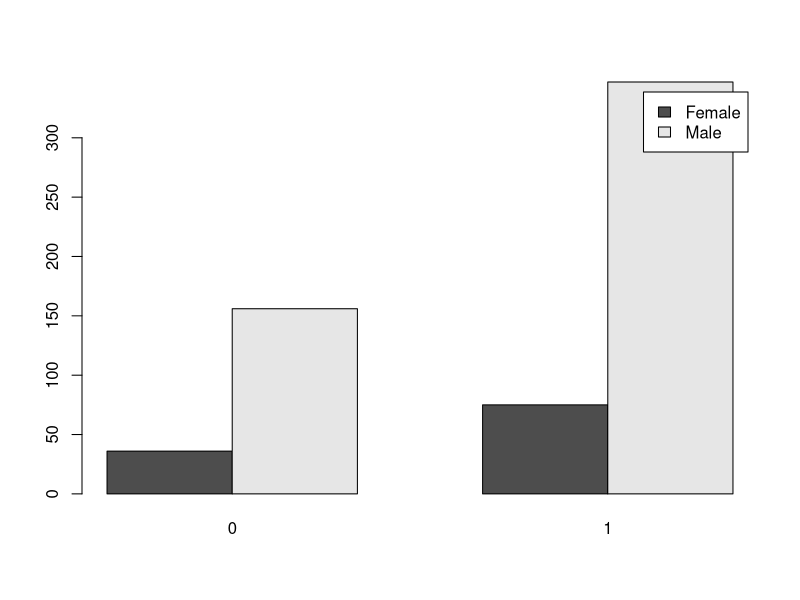
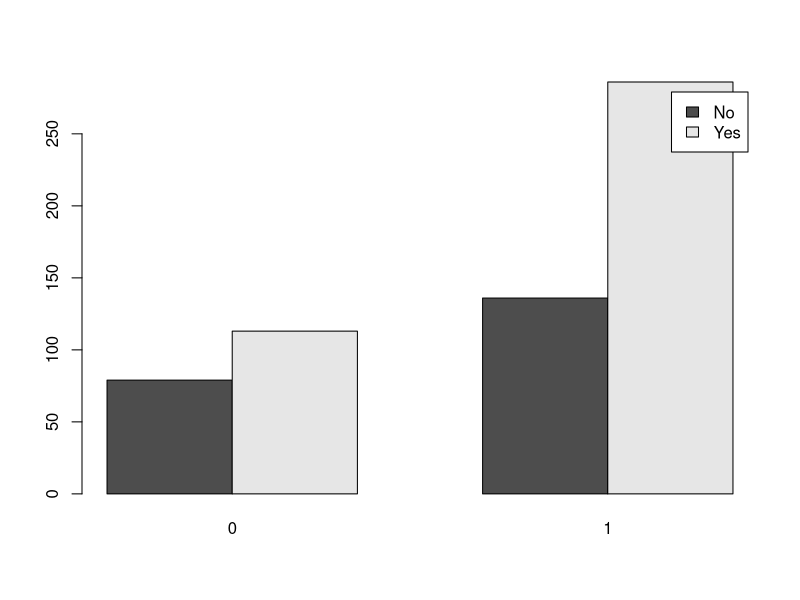
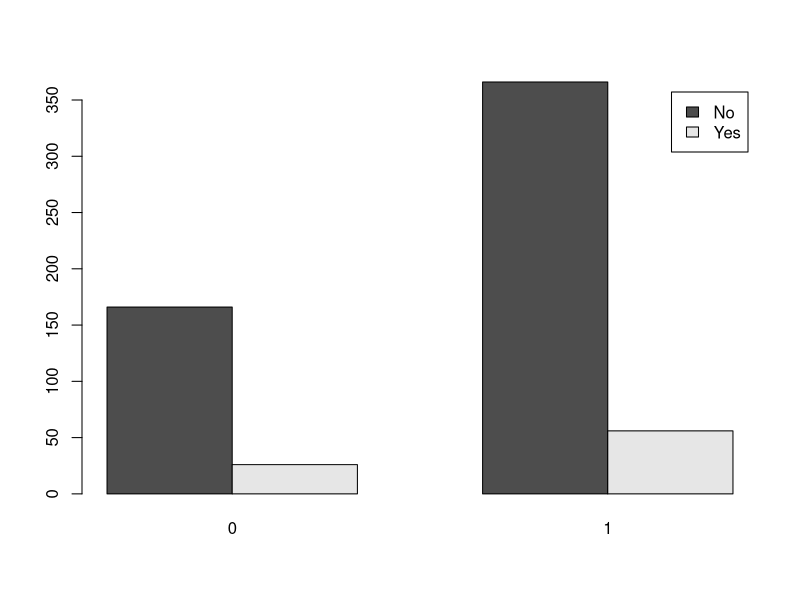
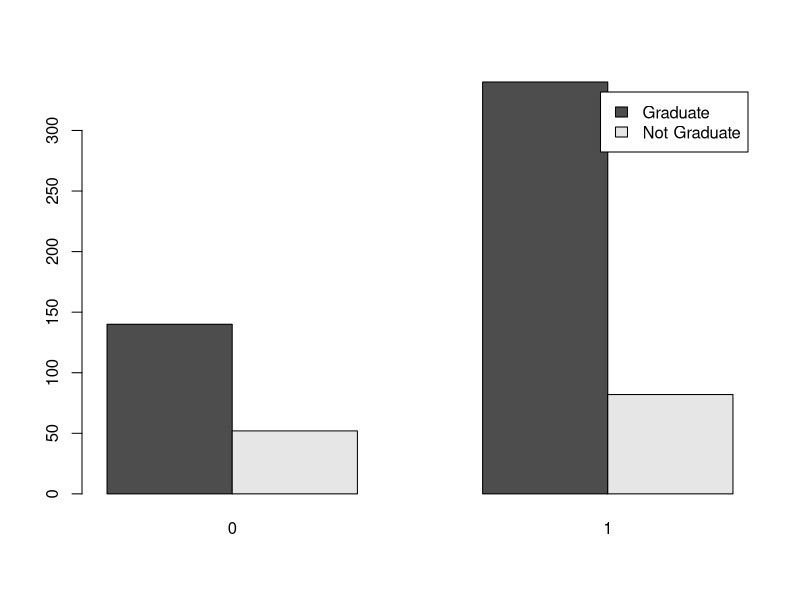
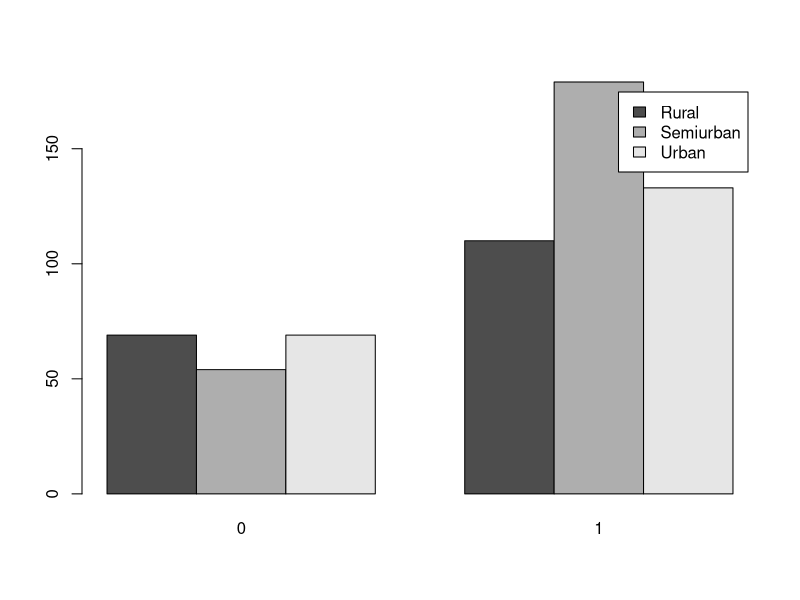

These charts were generated, in order, by the following R code:
library(class)
library(dplyr)
library(gmodels)
cpData <- read.csv("cpdataset.csv")
str(cpData)

is.null(cpData)

View(cpData)
head(cpData, 10)

summary(cpData)

# Data Visualization

tbl1 <- with(cpData, table(cpData$Ge0der, cpData$Loa0_Status))
tbl2 <- with(cpData, table(cpData$Married, cpData$Loa0_Status))
tbl3 <- with(cpData, table(cpData$Self_Emplo1ed, cpData$Loa0_Status))
tbl4 <- with(cpData, table(cpData$Educatio0, cpData$Loa0_Status))
tbl5 <- with(cpData, table(cpData$Propert1_Area, cpData$Loa0_Status))

barplot(tbl1, beside = TRUE, legend = TRUE)
barplot(tbl2, beside = TRUE, legend = TRUE)
barplot(tbl3, beside = TRUE, legend = TRUE)
barplot(tbl4, beside = TRUE, legend = TRUE)
barplot(tbl5, beside = TRUE, legend = TRUE)

#Pre-processing

cpData <- cpData %>% mutate(Ge0der = replace(cpData$Ge0der, Ge0der == "Male",1))
cpData <- cpData %>% mutate(Ge0der = replace(cpData$Ge0der, Ge0der == "Female",2))
cpData$Ge0der <- as.integer(cpData$Ge0der)

cpData <- cpData %>% mutate(Married = replace(cpData$Married, Married == "Yes",1))
cpData <- cpData %>% mutate(Married = replace(cpData$Married, Married == "No",2))
cpData$Married <- as.integer(cpData$Married)

cpData <- cpData %>% mutate(Dependents = replace(cpData$Dependents, Dependents == "0",0))
cpData <- cpData %>% mutate(Dependents = replace(cpData$Dependents, Dependents == "1",1))
cpData <- cpData %>% mutate(Dependents = replace(cpData$Dependents, Dependents == "2",2))
cpData <- cpData %>% mutate(Dependents = replace(cpData$Dependents, Dependents == "3+",3))
cpData$Dependents <- as.integer(cpData$Dependents)

cpData <- cpData %>% mutate(Educatio0 = replace(cpData$Educatio0, Educatio0 == "Graduate",1))
cpData <- cpData %>% mutate(Educatio0 = replace(cpData$Educatio0, Educatio0 == "Not Graduate",0))
cpData$Educatio0 <- as.integer(cpData$Educatio0)

cpData <- cpData %>% mutate(Self_Emplo1ed = replace(cpData$Self_Emplo1ed, Self_Emplo1ed == "Yes",1))
cpData <- cpData %>% mutate(Self_Emplo1ed = replace(cpData$Self_Emplo1ed, Self_Emplo1ed == "No",2))
cpData$Self_Emplo1ed <- as.integer(cpData$Self_Emplo1ed)

cpData <- cpData %>% mutate(Propert1_Area = replace(cpData$Propert1_Area, Propert1_Area == "Semiurban",1))
cpData <- cpData %>% mutate(Propert1_Area = replace(cpData$Propert1_Area, Propert1_Area == "Urban",2))
cpData <- cpData %>% mutate(Propert1_Area = replace(cpData$Propert1_Area, Propert1_Area == "Rural",0))
cpData$Propert1_Area <- as.integer(cpData$Propert1_Area)

str(cpData)
summary(cpData)
View(cpData)


#Spitting dataset into Training and Testing dataset
x <- cpData[,2:12]

View(x)

train <- x[1:469,]
test <- x[470:614,]
trainlabel <- cpData[1:469,13]
testlabel <- cpData[470:614,13]

p<-knn(train,test,trainlabel,k=7)
t<-table(Actual = testlabel, Predicted = p)
print(t)

CrossTable(x = testlabel, y = p, prop.chisq = FALSE)

#Accuracy
accurary <- sum(diag(t)/sum(t))
cat("\n\nAccuracy is : ",accurary)


#Recall/Sensitivity
Re<-t[2,2]/sum(t[2,])
cat("\n\nRecall/Sensitivity is : ",Re)


#Specificity
spe<-t[1,1]/sum(t[1,])
cat("\n\nSpecificity is : ",spe)


#Precision
pr<-t[2,2]/sum(t[,2])
cat("\n\nPrecision is : ",pr)

#result in percentages

table(cpData$Loa0_Status)
cpData$per <- factor(cpData$Loa0_Status, levels = c(1,0), labels = c("Yes", "No"))
round(prop.table(table(cpData$per)) * 100, digits = 1)

normalize <- function(x) {
  return ((x - min(x)) / (max(x) - min(x))) }

cpData_n <- as.data.frame(lapply(cpData[2:11], normalize))

summary(cpData_n$Educatio0)
